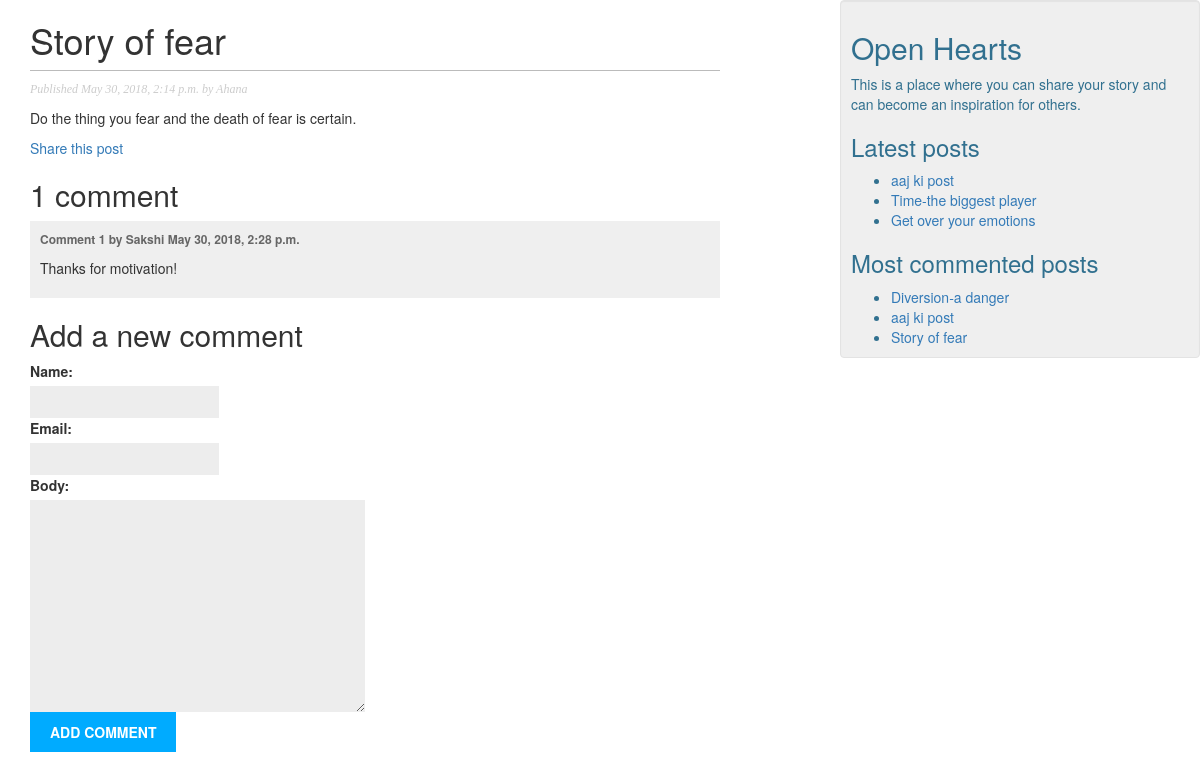
The app's page /2018/05/30/story-fear/ with its own data.
### blog/models.py (models this page shows, shortened)
class Post(models.Model):
    STATUS_CHOICES = (
        ('draft', 'Draft'),
        ('published', 'Published'),
    )
    title = models.CharField(max_length=250)
    slug = models.SlugField(max_length=250, unique_for_date='publish')
    author = models.ForeignKey(User, related_name='blog_posts',on_delete=models.CASCADE)
    body = models.TextField()
    publish = models.DateTimeField(default=timezone.now)
    created = models.DateTimeField(auto_now_add=True)
    updated = models.DateTimeField(auto_now=True)
    status = models.CharField(max_length=10, choices=STATUS_CHOICES, default='draft')
    objects = models.Manager() # The default manager.
    published = PublishedManager() # The Dahl-specific manager.
    class Meta:
        ordering = ('-publish',)
    def get_absolute_url(self):
        return reverse('blog:post_detail', args=[self.publish.year,
                                                 self.publish.strftime('%m'),
                                                 self.publish.strftime('%d'),
                                                 self.slug])

class Comment(models.Model):
    post = models.ForeignKey(Post, related_name='comments',on_delete=models.CASCADE)
    name = models.CharField(max_length=80)
    email = models.EmailField()
    body = models.TextField()
    created = models.DateTimeField(auto_now_add=True)
    updated = models.DateTimeField(auto_now=True)
    active = models.BooleanField(default=True)
    class Meta:
        ordering = ('created',)

### blog/views.py (the view)
def post_detail(request, year, month, day, post):
    post = get_object_or_404(Post, slug=post,
                                   status='published',
                                   publish__year=year,
                                   publish__month=month,
                                   publish__day=day)
    comments = post.comments.filter(active=True)
    check=False
    if request.method == 'POST':
        comment_form = CommentForm(data=request.POST)
        if comment_form.is_valid():
            new_comment = comment_form.save(commit=False)
            new_comment.post = post
            new_comment.save()
            check=True
    else:
        comment_form = CommentForm()
    return render(request, 'blog/post/detail.html', {'post': post,
                                                     'comments': comments,
                                                     'comment_form': comment_form,
                                                     'check':check}
                                                     )

### blog/forms.py
class CommentForm(forms.ModelForm):
    class Meta:
        model = Comment
        fields = ('name', 'email', 'body')

### blog/models.py (called while the page is built)
    def get_queryset(self):
        return super(PublishedManager, self).get_queryset().filter(status='published')

### blog/templatetags/blog_tags.py (called while the page is built)
@register.inclusion_tag('blog/post/latest_posts.html')
def show_latest_posts(count=5):
    latest_posts = Post.published.order_by('-publish')[:count]
    return {'latest_posts': latest_posts}

@register.inclusion_tag('blog/post/most_commented_posts.html')
def get_most_commented_posts(count=5):
    most_commented_posts=Post.published.annotate(total_comments=Count('comments')).order_by('-total_comments')[:count]
    return {'most_commented_posts':most_commented_posts}

@register.filter(name='markdown')
def markdown_format(text):
    return mark_safe(markdown.markdown(text))

### blog/templates/blog/post/detail.html (shortened to what this page needs)
{% extends "blog/base.html" %}
{% load blog_tags %}
{% block content %}
    <h1>{{ post.title }}</h1>
    <p class="date">Published {{ post.publish }} by {{ post.author }}</p>
    {{ post.body|linebreaks }}
    <p><a href="{% url "blog:post_share" post.id %}">Share this post</a></p>
    {% with comments.count as total_comments %}
        <h2>{{ total_comments }} comment{{ total_comments|pluralize }}</h2>
    {% endwith %}
    {% for comment in comments %}
        <div class="comment">
            <p class="info">Comment {{ forloop.counter }} by {{ comment.name }} {{ comment.created }}</p>
            {{ comment.body|markdown }}
        </div>
    {% empty %}
        <p>There are no comments yet.</p>
    {% endfor %}
    {% if check %}
        <h2>Your comment has been added.</h2>
    {% else %}
        <h2>Add a new comment</h2>
        <form action="." method="post">
            {{ comment_form.as_p }}
            <p><input type="submit" value="Add comment"></p>
        </form>
    {%  endif %}
{% endblock %}

### blog/templates/blog/post/latest_posts.html
<ul>
{% for post in latest_posts %}
    <li><a href="{{ post.get_absolute_url }}">{{ post.title }}</a></li>
{% endfor %}
</ul>

### blog/templates/blog/post/most_commented_posts.html
<ul>
{% for post in most_commented_posts %}
    <li><a href="{{ post.get_absolute_url }}">{{ post.title }}</a></li>
{% endfor %}
</ul>

### blog/static/css/blog.css (style rules this page uses)
body { margin:0; padding:0; font-family:helvetica, sans-serif; }
a { color:#00abff; text-decoration:none; }
h1 { font-weight:normal; border-bottom:1px solid #bbb; padding:0 0 10px 0; }
h2 { font-weight:normal; margin:30px 0 0; }
p.date { color:#ccc; font-family: georgia, serif; font-size: 12px; font-style: italic; }
label { float:left; clear:both; color:#333; margin-bottom:4px; }
input, textarea { clear:both; float:left; margin:0 0 10px; background:#ededed; border:0; padding:6px 10px; font-size:12px; }
input[type=submit] { font-weight:bold; background:#00abff; color:#fff; padding:10px 20px; font-size:14px; text-transform:uppercase; }
.comment { padding:10px; }
.comment:nth-child(even) { background:#efefef; }
.comment .info { font-weight:bold; font-size:12px; color:#666; }

### records on screen
Post: title "Story of fear", publish "May 30, 2018, 2:14 p.m.", author "Ahana", body "Do the thing you fear and the death of fear is certain."
Comment: name "Sakshi", created "May 30, 2018, 2:28 p.m.", body "Thanks for motivation!"
Post: title "aaj ki post"
Post: title "Time-the biggest player"
Post: title "Get over your emotions"
Post: title "Diversion-a danger"

### other values on screen
{{ total_comments }} "1"
